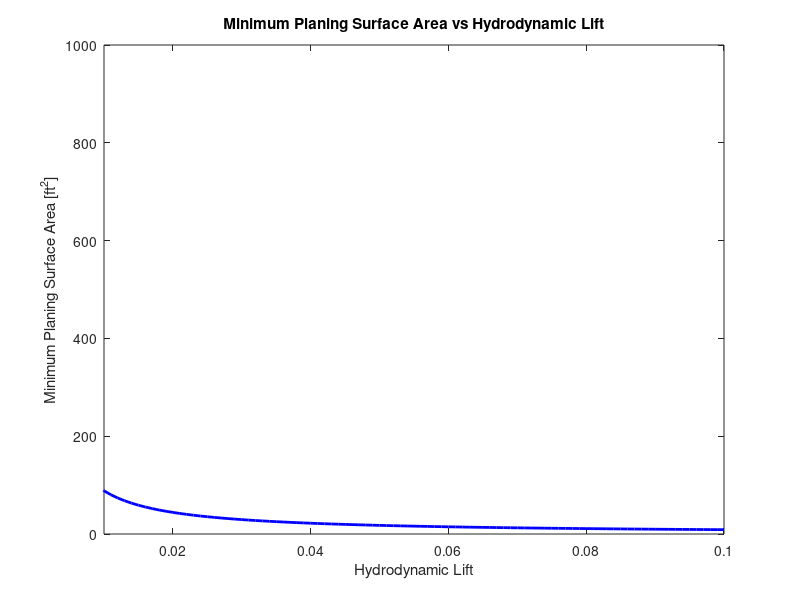
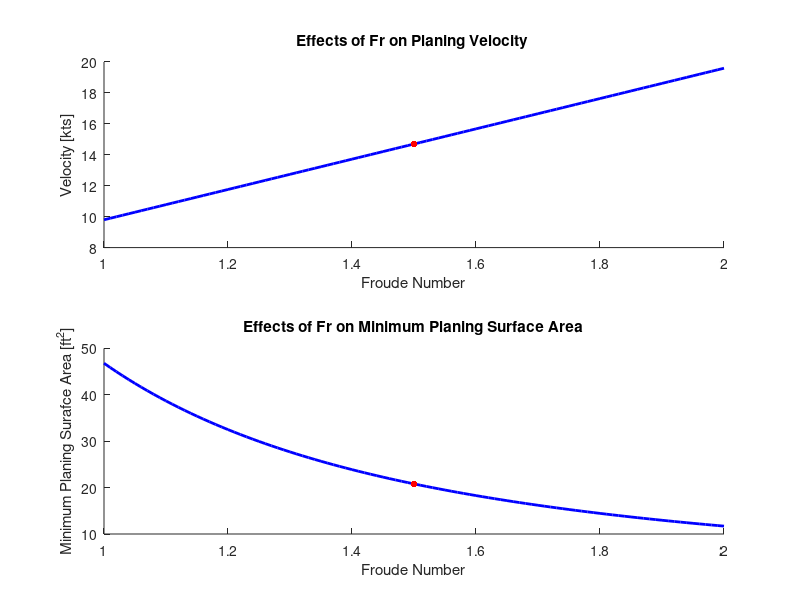
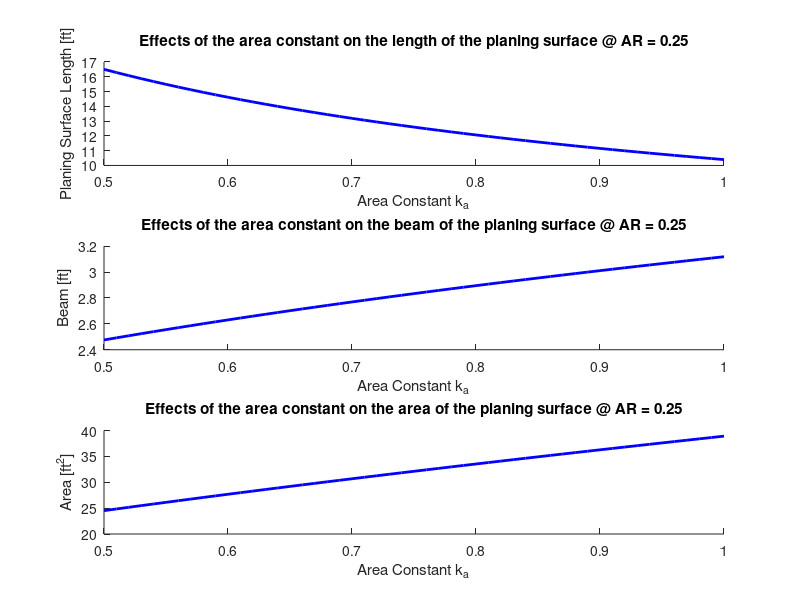

Write MATLAB code to recreate these figures, in order.
% Alberto Pena
% Diving Deeper into the Planing Hull Analysis
% 11/19/2022

clear
clf
clc

%% Finding Minimum Surface Area and Volume
% Minimum sizing due to weight and geometry constraint.
mstoknots = 1.94384; mtoft = 3.2808399; degtorads = 0.01745329;
rho_w = 1000; % kg m-3, density of water
mu_w = 1.31.*10.^-3; % Pa s, dynamic viscosity of water @ 10 degrees Celsius
Fr_min = 1.5; ; % nums given in the "planing" module
CL_hull = 0:0.001:0.1; % Going to graph the relationship of planing hull
g = 9.8065; m_max = 256; % m s-2; kg,  max weight of the system
l_plan = 3.05; % m == 10 ft, a number that is up for debate, but that we can change
k_b = 1.1; % buoyancy margin factor
k_s = 1.1;

V = Fr_min .* sqrt(g.*l_plan);
V_kts = V.*mstoknots % we takeoff at around 28 kts this is about half way when we transition to planing regime
S_min = k_s.*(m_max.*g)./(0.5.*rho_w.*(V.^2).*CL_hull);
Vol_min = k_b.*(m_max)./rho_w

S_min_ft2 = S_min.*mtoft.^2;
figure(1)
plot(CL_hull,S_min_ft2,'-b','LineWidth',2)
hold on
title('Minimum Planing Surface Area vs Hydrodynamic Lift')
xlim([0.01 0.1])
xlabel('Hydrodynamic Lift')
ylabel('Minimum Planing Surface Area [ft^2]')
hold off

% Some Key Takeways
% 1. This suggests that if we want to reduce surface area, we are gonna have
% to increase CL. 

% 2. It also suggests that changes in CL will affect the planing hull surface
% area more btwn CL = 0.01:0.01:0.05 and CL = 0.05:0.01:0.1;

% 3. Also, the longer the planing surface, the higher the planing velocity,
% which decreases the minimum planing surface area, but is bounded but our
% takeoff velocity if we dont want to be stuck. 

%%%%%%%%%%%%%%%%%%%%%%%%%%%%%%%%%%%%%%%%%%%%%%%%%%%%%%%%%%%%%%%%%%%%%%%%%%%
Fr_min_plan = 1:0.01:2;
%length(Fr_min_plan);
%l = linspace(5,20,101)./mtoft;
%V_plan = Fr_min_plan'*sqrt(g.*l)
%figure(2)
%contourf(Fr_min_plan,l.*mtoft,V_plan)
%colorbar
%hold on
%title('Planing Velocity vs Fr and Planing Surface Length')
%xlabel('Froude Number')
%ylabel('Planing Hull Length [ft]')
%%%%%%%%%%%%%%%%%%%%%%%%%%%%%%%%%%%%%%%%%%%%%%%%%%%%%%%%%%%%%%%%%%%%%%%%%%%

% So we get that as the Froude number increases the planing velocity
% increases, but upon increasing the planing velocity, we decrease the
% minumum planing area. This can be solved 

l = 8.5./mtoft;
CL_hull = 0.05;
V = Fr_min_plan.*sqrt(g.*l);
S_min_plan = k_s.*(m_max.*g)./(0.5.*rho_w.*(V.^2).*CL_hull);

figure(3)
hold on
subplot(2,1,1)
hold on
title('Effects of Fr on Planing Velocity ')
plot(Fr_min_plan,V.*mstoknots,'-b','LineWidth',2)
xlabel('Froude Number')
ylabel('Velocity [kts]')
plot(Fr_min_plan(51),V(51).*mstoknots,'.r','MarkerSize',15)
hold off

subplot(2,1,2)
hold on
title('Effects of Fr on Minimum Planing Surface Area')
plot(Fr_min_plan,S_min_plan.*(mtoft.^2),'-b','LineWidth',2)
xlabel('Froude Number')
ylabel('Minimum Planing Surafce Area [ft^2]')
plot(Fr_min_plan(51),S_min_plan(51).*(mtoft.^2),'.r','MarkerSize',15)
hold off
hold off

% This is a great image that shows how Fr number affects both the minimum
% planing surface area and the velocity. I think understanding how the
% planing surface area and the planing hull velocity affect hydrodynamic
% drag is important, because then we can do some sort of optimization where
% we try to minimize that drag to get better take off performance. 
% Well we know that in planing D/L can be approximated as alpha + (Cdf/CL).
% We are trying to keep D/L low. Cdf is proportional to the Re which is
% proportional to the submerged length. The longer the submerged length,
% the lower the parasitic drag is. 

% 4. Since there is a literal step when , we can have a relationship btwn
% the length of the planing surface and the length of the entire hull. If
% you were to plot froude number over time u would see a step from 1 to
% Fr_min at the planing velocity. This suggests that sqrt(g*l_hull) =
% Fr_min*sqrt(g*l_plan); rearranging the equation you get that :

l_tot = l_plan.*Fr_min.^2;
l_tot_ft = l_tot.*mtoft;

%% Area estimate

% In my previous analysis, I guessed the area to be:
%               Planing Area = (beam) * (submerged length)
% However, it is lies somewhere between b*l and 0.5*b*l.
% Therefore, we can chose a k_a value between 0.5 and 1 that will more
% accurately approximate the planing surface area. In fact, we can make a
% graph of how our k_a value effects our estimates for the beam length and
% height. 

% How does this effect our aspect ratio equation? 
% Well, AR = b^2/S so our new equation would be something like AR = b/(k*l)
% suggesting that the aspect ratio increases the more of a triangle shape
% the planing surface area looks like for a given surface area.

k_S = 1.2; % surface area margin constant.
k_a = 0.5:0.01:1;
alpha = 5.*degtorads % designed for 5 degrees trim.
ARd = 0.25; 
CL_h_d = (pi./4).*ARd.* alpha + 0.88.*(alpha.^2); % From planing.pdf
l_d = (m_max./(0.5.*rho_w.*ARd.*k_S.*(k_a.^2).*CL_h_d.*(Fr_min.^2))).^(1./3); 
l_ft_d = l_d.*mtoft;
b_ft_d = ARd.*l_ft_d.*k_a.*k_S;
S_ft2 = l_ft_d.*b_ft_d.*k_a.*k_S;

figure(4)
hold on

subplot(3,1,1)
hold on
plot(k_a,l_ft_d,'-b','LineWidth',2)
title('Effects of the area constant on the length of the planing surface @ AR = 0.25')
xlim([0.5 1])
xlabel('Area Constant k_a')
ylabel('Planing Surface Length [ft]')
hold off

subplot(3,1,2)
hold on 
plot(k_a,b_ft_d,'-b','LineWidth',2)
title('Effects of the area constant on the beam of the planing surface @ AR = 0.25')
xlim([0.5 1])
xlabel('Area Constant k_a')
ylabel('Beam [ft]')
hold off

subplot(3,1,3)
hold on 
plot(k_a,S_ft2,'-b','LineWidth',2)
title('Effects of the area constant on the area of the planing surface @ AR = 0.25')
xlim([0.5 1])
xlabel('Area Constant k_a')
ylabel('Area [ft^2]')
hold off
hold off

% What is this telling me, well, keeping the aspect ratio the same, the
% length increases, but this increase in length actually reduces the
% minimum surface area needed for planing by increasing the planing
% velocity, which again shows that tradoff. 

% NOTE: I designed the hull to have a AR of 0.4 and a k_a value of 1. You
% can adjust the ARd val above to see how l and b change with AR. 

% NOTE: multiply the lengths above by 2.25 and you will get what the
% estimated hull length should before planing (i.e. the total hull length).
% 2.25 was derived from a Fr_min of 1.5. Simply put, the ratio of the length
% of the planing surface and the length of the entire hull should be
% Fr_min^2. 

%% Seeing how AR changes S_min

% It would be easier to explain than to show a graph, but now we have come
% to the conclusion that a more triangular planing surface == minimizes the
% necessary planing surface area by increasing the length of the planing
% hull. However this increases the planing velocity which we want to occur
% relatively quickly in the take-off process so that hydrodynamic drag is
% significantly reduced. 

% Based of the equations, AR increases the CL_hydro of the planing surfaces
% which decreases the necessary planing surface area. I mean the further we
% reduce the planing surface area the lower the hydrodynamic drag during
% planing. However, seaplanes normally have a low aspect ratio because low
% ratios suggest a more slender body for plane, which reduces the body drag
% during cruise.

%% What is next?

% Well we can right some code that can approximate the take-off. however I
% still need to look into how to calculate hydrodynamic drag before
% planing. 

% We need to run some loading analysis so that we can choose a material
% that is durable enough to sustain landing impacts from the water. 

% Adding additional things like a water rudder/skeg, sister keelsons, spray
% rails, etc. should be done after refining most of our things.

% Step placement for hydrodynamic stability (should be 10 degrees to 15
% degrees from the CoG vertical apparently, prevents porpoising and
% skipping effects). 

% Most importantly, hydrostatic stability and bouyancy. With our planing
% hull, how does the plane sit on the water. Is the metacenter height
% positive for a good margin of delta y and delta x (ie longitudinal and
% transverse hydrostatic stability). Metacenter should be positve bc it
% would suggest that the bouyancy force will produce a restoring moment if
% the seaplane is displaced at some heave angle. 


